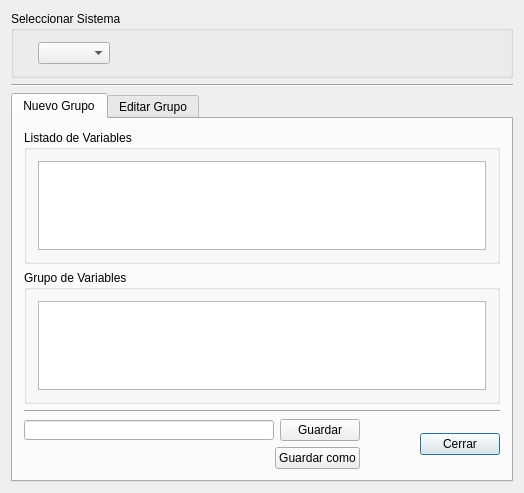
<?xml version="1.0" encoding="UTF-8"?>
<ui version="4.0">
 <class>GrupoVars</class>
 <widget class="QWidget" name="GrupoVars">
  <property name="geometry">
   <rect>
    <x>0</x>
    <y>0</y>
    <width>524</width>
    <height>493</height>
   </rect>
  </property>
  <property name="windowTitle">
   <string>GrupoVars</string>
  </property>
  <layout class="QGridLayout" name="gridLayout_9">
   <item row="0" column="0">
    <layout class="QGridLayout" name="gridLayout_8">
     <item row="0" column="0">
      <widget class="QGroupBox" name="groupBox_5">
       <property name="title">
        <string>Seleccionar Sistema</string>
       </property>
       <layout class="QGridLayout" name="gridLayout_7">
        <item row="0" column="0">
         <widget class="QLabel" name="label_4">
          <property name="text">
           <string/>
          </property>
         </widget>
        </item>
        <item row="0" column="1">
         <layout class="QHBoxLayout" name="horizontalLayout_5">
          <item>
           <widget class="QComboBox" name="SeleccSist">
            <property name="currentIndex">
             <number>-1</number>
            </property>
            <property name="maxVisibleItems">
             <number>15</number>
            </property>
           </widget>
          </item>
          <item>
           <spacer name="horizontalSpacer_5">
            <property name="orientation">
             <enum>Qt::Horizontal</enum>
            </property>
            <property name="sizeHint" stdset="0">
             <size>
              <width>40</width>
              <height>20</height>
             </size>
            </property>
           </spacer>
          </item>
         </layout>
        </item>
       </layout>
      </widget>
     </item>
     <item row="1" column="0">
      <widget class="Line" name="line_4">
       <property name="orientation">
        <enum>Qt::Horizontal</enum>
       </property>
      </widget>
     </item>
     <item row="2" column="0">
      <widget class="QTabWidget" name="tabWidget">
       <property name="currentIndex">
        <number>0</number>
       </property>
       <widget class="QWidget" name="tab">
        <attribute name="title">
         <string>Nuevo Grupo</string>
        </attribute>
        <layout class="QGridLayout" name="gridLayout_4">
         <item row="0" column="0">
          <layout class="QVBoxLayout" name="verticalLayout_4">
           <item>
            <widget class="QGroupBox" name="groupBox">
             <property name="title">
              <string>Listado de Variables</string>
             </property>
             <layout class="QGridLayout" name="gridLayout">
              <item row="0" column="0">
               <widget class="QTableWidget" name="table">
                <property name="enabled">
                 <bool>true</bool>
                </property>
               </widget>
              </item>
             </layout>
            </widget>
           </item>
           <item>
            <widget class="QGroupBox" name="groupBox_2">
             <property name="title">
              <string>Grupo de Variables</string>
             </property>
             <layout class="QGridLayout" name="gridLayout_2">
              <item row="0" column="0">
               <widget class="QTableWidget" name="table2">
                <property name="enabled">
                 <bool>true</bool>
                </property>
               </widget>
              </item>
             </layout>
            </widget>
           </item>
           <item>
            <widget class="Line" name="line">
             <property name="orientation">
              <enum>Qt::Horizontal</enum>
             </property>
            </widget>
           </item>
           <item>
            <layout class="QHBoxLayout" name="horizontalLayout_6">
             <item>
              <layout class="QVBoxLayout" name="verticalLayout">
               <item>
                <layout class="QHBoxLayout" name="horizontalLayout_4">
                 <item>
                  <widget class="QLineEdit" name="rootD">
                   <property name="minimumSize">
                    <size>
                     <width>250</width>
                     <height>20</height>
                    </size>
                   </property>
                   <property name="maximumSize">
                    <size>
                     <width>250</width>
                     <height>20</height>
                    </size>
                   </property>
                   <property name="text">
                    <string/>
                   </property>
                   <property name="readOnly">
                    <bool>false</bool>
                   </property>
                  </widget>
                 </item>
                 <item>
                  <widget class="QPushButton" name="guardar">
                   <property name="text">
                    <string>Guardar</string>
                   </property>
                   <property name="autoDefault">
                    <bool>false</bool>
                   </property>
                   <property name="default">
                    <bool>false</bool>
                   </property>
                  </widget>
                 </item>
                </layout>
               </item>
               <item>
                <layout class="QHBoxLayout" name="horizontalLayout_2">
                 <item>
                  <spacer name="horizontalSpacer">
                   <property name="orientation">
                    <enum>Qt::Horizontal</enum>
                   </property>
                   <property name="sizeHint" stdset="0">
                    <size>
                     <width>40</width>
                     <height>20</height>
                    </size>
                   </property>
                  </spacer>
                 </item>
                 <item>
                  <widget class="QPushButton" name="guardarcomo">
                   <property name="text">
                    <string>Guardar como</string>
                   </property>
                   <property name="autoDefault">
                    <bool>false</bool>
                   </property>
                   <property name="default">
                    <bool>false</bool>
                   </property>
                  </widget>
                 </item>
                </layout>
               </item>
              </layout>
             </item>
             <item>
              <spacer name="horizontalSpacer_2">
               <property name="orientation">
                <enum>Qt::Horizontal</enum>
               </property>
               <property name="sizeHint" stdset="0">
                <size>
                 <width>40</width>
                 <height>20</height>
                </size>
               </property>
              </spacer>
             </item>
             <item>
              <widget class="QPushButton" name="cerrar">
               <property name="text">
                <string>Cerrar</string>
               </property>
               <property name="default">
                <bool>true</bool>
               </property>
              </widget>
             </item>
            </layout>
           </item>
          </layout>
         </item>
        </layout>
       </widget>
       <widget class="QWidget" name="tab_2">
        <attribute name="title">
         <string>Editar Grupo</string>
        </attribute>
        <layout class="QGridLayout" name="gridLayout_6">
         <item row="0" column="0">
          <layout class="QVBoxLayout" name="verticalLayout_3">
           <item>
            <widget class="QGroupBox" name="groupBox_3">
             <property name="title">
              <string>Listado de Variables</string>
             </property>
             <layout class="QGridLayout" name="gridLayout_3">
              <item row="0" column="0">
               <widget class="QTableWidget" name="table3">
                <property name="enabled">
                 <bool>true</bool>
                </property>
               </widget>
              </item>
             </layout>
            </widget>
           </item>
           <item>
            <widget class="QGroupBox" name="groupBox_4">
             <property name="title">
              <string>Variables monitoreadas</string>
             </property>
             <layout class="QGridLayout" name="gridLayout_5">
              <item row="0" column="0">
               <layout class="QVBoxLayout" name="verticalLayout_2">
                <item>
                 <layout class="QHBoxLayout" name="horizontalLayout">
                  <item>
                   <widget class="QLabel" name="label_5">
                    <property name="text">
                     <string>Archivo:</string>
                    </property>
                   </widget>
                  </item>
                  <item>
                   <widget class="QLineEdit" name="root">
                    <property name="readOnly">
                     <bool>true</bool>
                    </property>
                   </widget>
                  </item>
                  <item>
                   <widget class="QPushButton" name="abrir">
                    <property name="text">
                     <string>Abrir</string>
                    </property>
                   </widget>
                  </item>
                 </layout>
                </item>
                <item>
                 <widget class="Line" name="line_2">
                  <property name="orientation">
                   <enum>Qt::Horizontal</enum>
                  </property>
                 </widget>
                </item>
                <item>
                 <widget class="QTableWidget" name="table4">
                  <property name="enabled">
                   <bool>true</bool>
                  </property>
                 </widget>
                </item>
               </layout>
              </item>
             </layout>
            </widget>
           </item>
           <item>
            <widget class="Line" name="line_3">
             <property name="orientation">
              <enum>Qt::Horizontal</enum>
             </property>
            </widget>
           </item>
           <item>
            <layout class="QHBoxLayout" name="horizontalLayout_3">
             <property name="sizeConstraint">
              <enum>QLayout::SetFixedSize</enum>
             </property>
             <item>
              <widget class="QPushButton" name="guardarE">
               <property name="text">
                <string>Guardar</string>
               </property>
               <property name="autoDefault">
                <bool>false</bool>
               </property>
               <property name="default">
                <bool>false</bool>
               </property>
              </widget>
             </item>
             <item>
              <spacer name="horizontalSpacer_3">
               <property name="orientation">
                <enum>Qt::Horizontal</enum>
               </property>
               <property name="sizeHint" stdset="0">
                <size>
                 <width>40</width>
                 <height>20</height>
                </size>
               </property>
              </spacer>
             </item>
             <item>
              <widget class="QPushButton" name="cerrarE">
               <property name="text">
                <string>Cerrar</string>
               </property>
               <property name="default">
                <bool>true</bool>
               </property>
              </widget>
             </item>
            </layout>
           </item>
          </layout>
         </item>
        </layout>
       </widget>
      </widget>
     </item>
    </layout>
   </item>
  </layout>
 </widget>
 <layoutdefault spacing="6" margin="11"/>
 <resources/>
 <connections>
  <connection>
   <sender>cerrar</sender>
   <signal>clicked()</signal>
   <receiver>GrupoVars</receiver>
   <slot>close()</slot>
   <hints>
    <hint type="sourcelabel">
     <x>498</x>
     <y>449</y>
    </hint>
    <hint type="destinationlabel">
     <x>428</x>
     <y>487</y>
    </hint>
   </hints>
  </connection>
  <connection>
   <sender>cerrarE</sender>
   <signal>clicked()</signal>
   <receiver>GrupoVars</receiver>
   <slot>close()</slot>
   <hints>
    <hint type="sourcelabel">
     <x>481</x>
     <y>458</y>
    </hint>
    <hint type="destinationlabel">
     <x>519</x>
     <y>485</y>
    </hint>
   </hints>
  </connection>
 </connections>
</ui>
